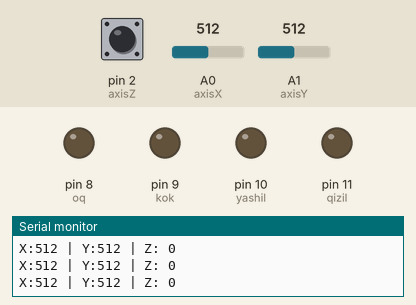
Simulated run of this sketch. Board: Arduino Uno, built with avr-gcc and run on an emulated ATmega328P. Shown: output pins drawn as LEDs (lit = HIGH), the last lines printed to the serial monitor. The inputs (shaded band) are chosen by the test bench; at power-on: A0 (axisX) = 512, A1 (axisY) = 512, pin 2 (axisZ) HIGH.

Above: at 1.3 s.
1.4 s: A0 (axisX) set to 363
2.9 s: A0 (axisX) set to 335
At 3.5 s:
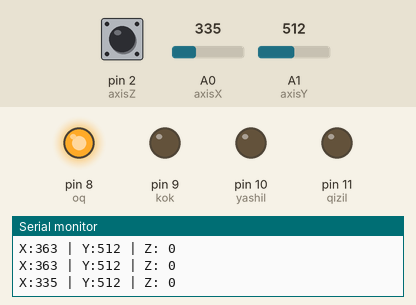
4.5 s: A1 (axisY) set to 362
6.0 s: A1 (axisY) set to 336
At 7.1 s:
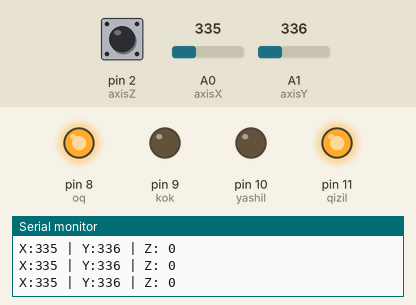
7.5 s: pin 2 (axisZ) pulled LOW for 0.6 s
At 8.3 s:
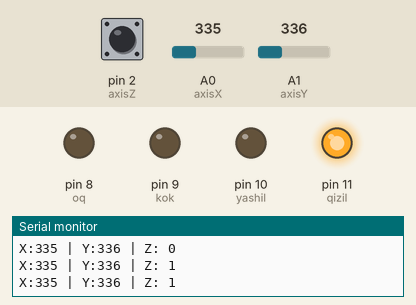
9.6 s: A1 (axisY) set to 760
At 10.4 s:
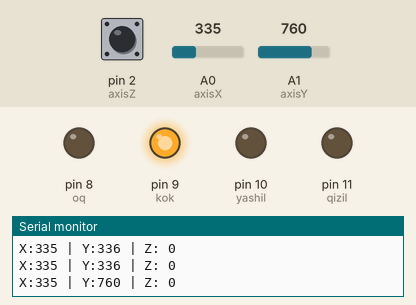
Timing chart, 0 to 12.5 s (numbered marks = the images above; inputs shaded):
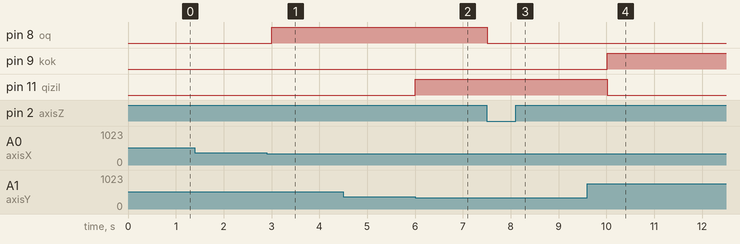

Measured:
- the behaviour switches between 350 and 349 on A0 (axisX) (found by bisection; images 0 and 1)
- the behaviour switches between 350 and 349 on A1 (axisY) (found by bisection; images 1 and 2)
- after the input at 2.9 s, pin 8 (oq): LOW → HIGH after 0.10 s
- after the input at 6.0 s, pin 11 (qizil): LOW → HIGH at once
- after the input at 7.5 s, pin 8 (oq): HIGH → LOW at once
- after the input at 9.6 s, pin 9 (kok): LOW → HIGH after 0.42 s; pin 11 (qizil): HIGH → LOW after 0.42 s

The sketch:

joistik.ino
```cpp
const int axisX=A0; // A0 ga ulangan X o’qi
const int axisY=A1; // Y o’qi A1 ga ulangan
const int axisZ=2; // D-ga ulangan Z o’qi (joystick tugmasi)
const int oq = 8;
const int yashil= 10;
const int kok = 9;
const int qizil = 11;
int valX, valY, valZ = 0; // o’q qiymatlarini

void setup()
{
  pinMode(axisZ, INPUT_PULLUP);
  pinMode(oq, OUTPUT);
  pinMode(yashil, OUTPUT);
  pinMode(kok, OUTPUT);
  pinMode(qizil, OUTPUT);
  Serial.begin(9600);
}
void loop() {
valX = analogRead(axisX); // X o’qi qiymati
valY = analogRead(axisY); // Y o’qi qiymati
valZ = 1-digitalRead(axisZ); // Z o’qi qiymati (tugma)
if (valZ == 1){
  digitalWrite(oq, LOW);
  digitalWrite(yashil, LOW);
  digitalWrite(kok, LOW);
  digitalWrite(qizil, LOW);
  }

if (valY<350 || valY==0){
  digitalWrite(qizil, HIGH);
  digitalWrite(kok, LOW);

}else if (valY>750 || valY==1023){
  digitalWrite(kok, HIGH);
  digitalWrite(qizil, LOW);

}else if (valX<350 || valX==0){
  digitalWrite(oq, HIGH);
  digitalWrite(yashil, LOW);

}else if (valX>750 || valX==1023){
  digitalWrite(oq, LOW);
  digitalWrite(yashil, HIGH);

}

// monitordagi qiymatlarni ko’rsatish
Serial.print("X:");
Serial.print(valX, DEC);
Serial.print(" | Y:");
Serial.print(valY, DEC);
Serial.print(" | Z: ");
Serial.println(valZ, DEC);
delay(500); // keyingi ma’lumotlarni

}
```
